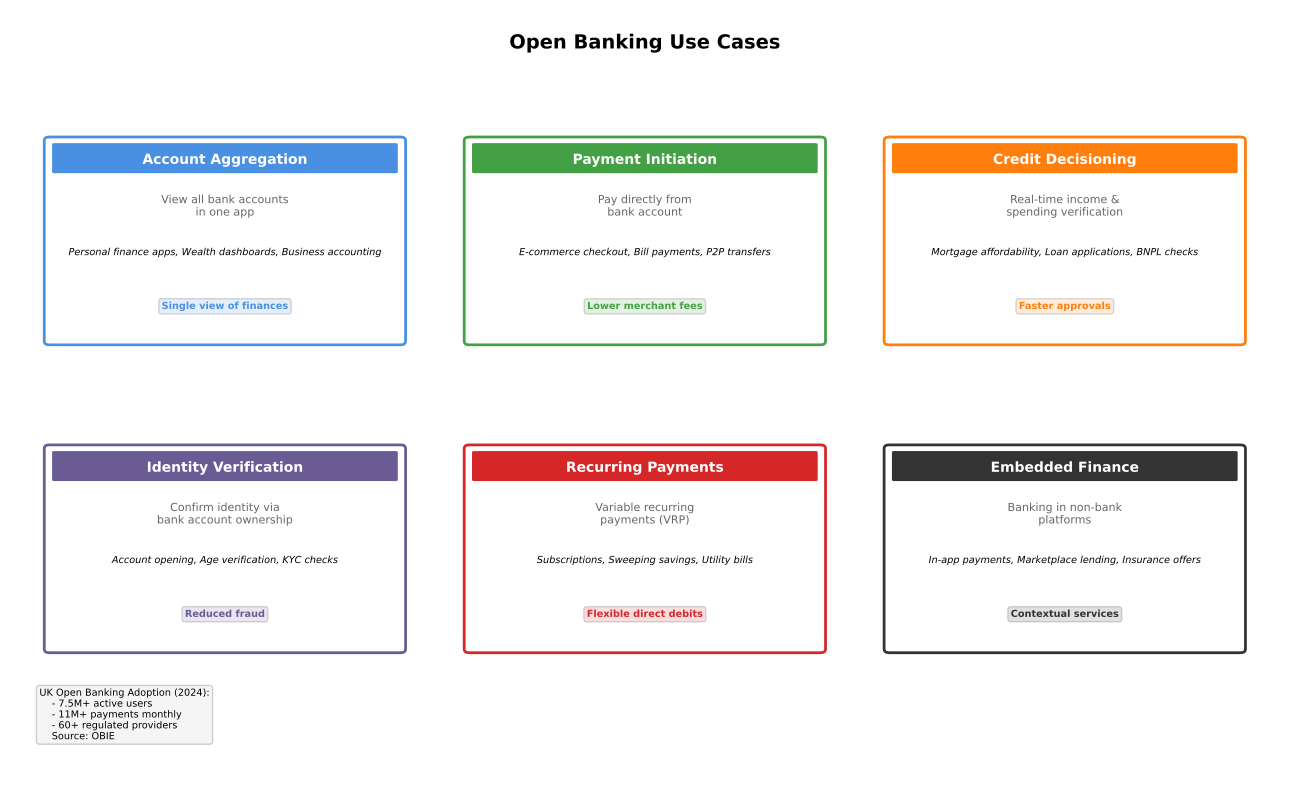

Write the Python code that produced this figure.
"""
Open Banking Use Cases
Shows practical applications of open banking services

Output: open_banking_use_cases.pdf
Module: module_01_fintech
Lesson: 5 - Open Banking
"""

from pathlib import Path
import matplotlib.pyplot as plt
import matplotlib.patches as mpatches
import numpy as np

CHART_METADATA = {
    'title': 'Open Banking Use Cases',
    'module': 'module_01_fintech',
    'lesson': 5,
    'url': 'https://github.com/Digital-AI-Finance/digital-finance/tree/main/module_01_fintech/figures/open_banking_use_cases'
}

plt.rcParams.update({
    'font.size': 10,
    'axes.labelsize': 10,
})

def create_chart():
    """Create open banking use cases chart"""
    fig, ax = plt.subplots(figsize=(13, 8))
    ax.set_xlim(0, 13)
    ax.set_ylim(0, 10)
    ax.axis('off')

    # Title
    ax.text(6.5, 9.5, 'Open Banking Use Cases', fontsize=14, fontweight='bold', ha='center')

    # Use case categories (2x3 grid)
    use_cases = [
        {
            'title': 'Account Aggregation',
            'x': 2.2, 'y': 7,
            'color': '#4A90E2',
            'description': 'View all bank accounts\nin one app',
            'examples': ['Personal finance apps', 'Wealth dashboards', 'Business accounting'],
            'benefit': 'Single view of finances'
        },
        {
            'title': 'Payment Initiation',
            'x': 6.5, 'y': 7,
            'color': '#44A044',
            'description': 'Pay directly from\nbank account',
            'examples': ['E-commerce checkout', 'Bill payments', 'P2P transfers'],
            'benefit': 'Lower merchant fees'
        },
        {
            'title': 'Credit Decisioning',
            'x': 10.8, 'y': 7,
            'color': '#FF7F0E',
            'description': 'Real-time income &\nspending verification',
            'examples': ['Mortgage affordability', 'Loan applications', 'BNPL checks'],
            'benefit': 'Faster approvals'
        },
        {
            'title': 'Identity Verification',
            'x': 2.2, 'y': 3,
            'color': '#6B5B95',
            'description': 'Confirm identity via\nbank account ownership',
            'examples': ['Account opening', 'Age verification', 'KYC checks'],
            'benefit': 'Reduced fraud'
        },
        {
            'title': 'Recurring Payments',
            'x': 6.5, 'y': 3,
            'color': '#D62728',
            'description': 'Variable recurring\npayments (VRP)',
            'examples': ['Subscriptions', 'Sweeping savings', 'Utility bills'],
            'benefit': 'Flexible direct debits'
        },
        {
            'title': 'Embedded Finance',
            'x': 10.8, 'y': 3,
            'color': '#333333',
            'description': 'Banking in non-bank\nplatforms',
            'examples': ['In-app payments', 'Marketplace lending', 'Insurance offers'],
            'benefit': 'Contextual services'
        },
    ]

    for uc in use_cases:
        x, y = uc['x'], uc['y']

        # Main box
        box = mpatches.FancyBboxPatch((x-1.8, y-1.3), 3.6, 2.6,
                                       boxstyle='round,pad=0.05',
                                       facecolor='white', edgecolor=uc['color'], lw=2)
        ax.add_patch(box)

        # Color header
        header = mpatches.FancyBboxPatch((x-1.75, y+0.9), 3.5, 0.35,
                                          boxstyle='round,pad=0.02',
                                          facecolor=uc['color'], edgecolor='none')
        ax.add_patch(header)

        # Title
        ax.text(x, y+1.05, uc['title'], ha='center', va='center',
               fontsize=10, fontweight='bold', color='white')

        # Description
        ax.text(x, y+0.45, uc['description'], ha='center', va='center',
               fontsize=8, color='#666666')

        # Examples
        examples_text = ', '.join(uc['examples'])
        ax.text(x, y-0.15, examples_text, ha='center', va='center',
               fontsize=7, style='italic', wrap=True)

        # Benefit badge
        ax.text(x, y-0.85, uc['benefit'], ha='center', va='center',
               fontsize=7, fontweight='bold', color=uc['color'],
               bbox=dict(boxstyle='round', facecolor=uc['color'], alpha=0.15))

    # Adoption statistics
    stats = """UK Open Banking Adoption (2024):
    - 7.5M+ active users
    - 11M+ payments monthly
    - 60+ regulated providers
    Source: OBIE"""

    ax.text(0.3, 0.5, stats, fontsize=7, va='bottom',
           bbox=dict(boxstyle='round', facecolor='#F5F5F5', edgecolor='#CCCCCC'))

    plt.tight_layout()

    output_path = Path(__file__).parent / 'open_banking_use_cases.pdf'
    plt.savefig(output_path, format='pdf', dpi=300, bbox_inches='tight')
    plt.close()
    print(f"Chart saved to: {output_path}")
    return output_path

if __name__ == '__main__':
    create_chart()
